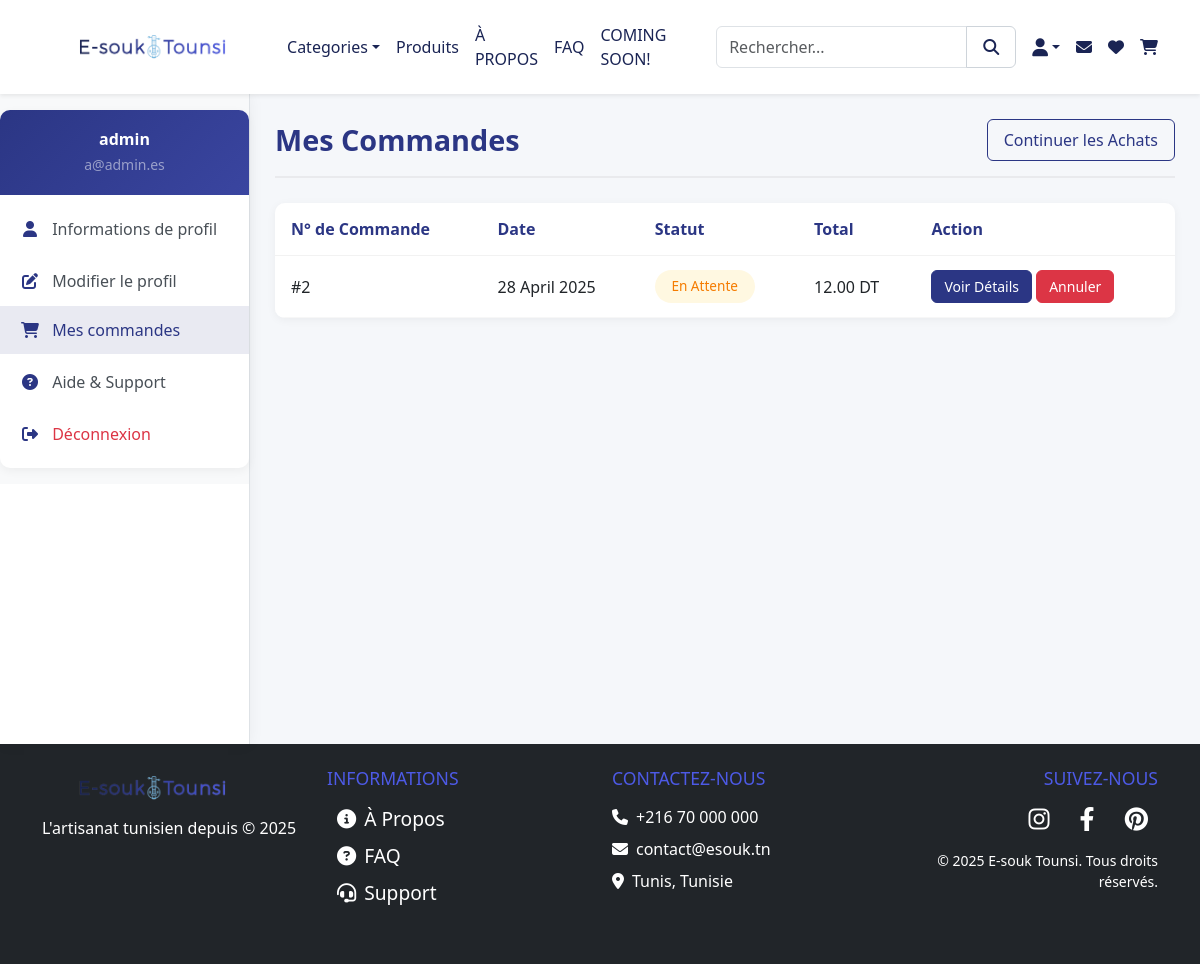
Page /public/user/orders.php (signed in) on the earlier database version.
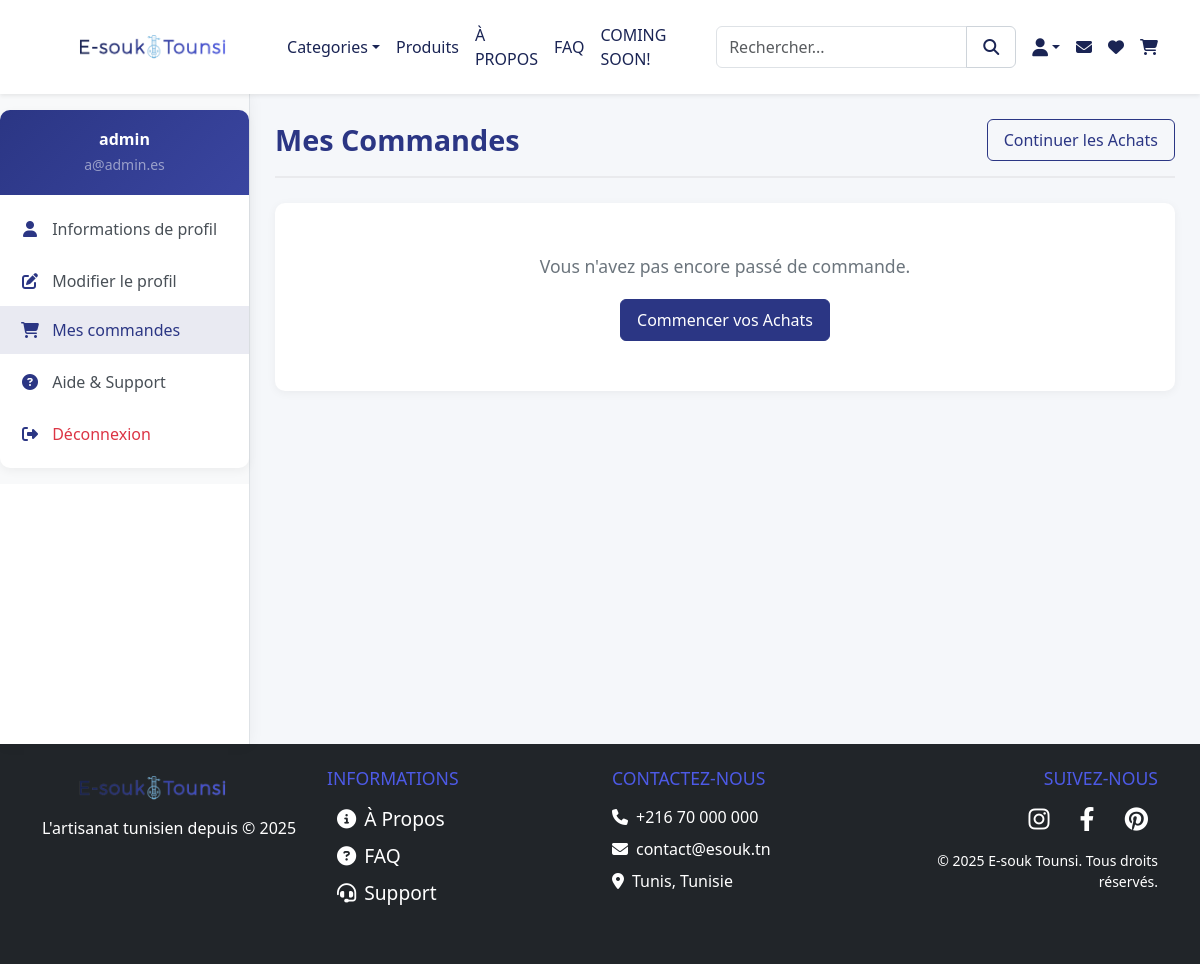
Same page on the later database version.
### tables this page shows
CREATE TABLE `orders` (
  `id_order` int NOT NULL AUTO_INCREMENT,
  `user_id` int NOT NULL,
  `order_date` datetime DEFAULT CURRENT_TIMESTAMP,
  `total_price` decimal(10,2) DEFAULT NULL,
  `status` varchar(50) DEFAULT 'Pending',
  PRIMARY KEY (`id_order`),
  KEY `user_id` (`user_id`),
  CONSTRAINT `orders_ibfk_1` FOREIGN KEY (`user_id`) REFERENCES `user` (`id_user`) ON DELETE CASCADE
);

### public/user/orders.php (the view, shortened to what the changed rows need)
<?php
require_once __DIR__ . '/../../config/init.php';
$user_id = $_SESSION['user_id'];
try {
    $query = "SELECT * FROM orders WHERE user_id = ? ORDER BY order_date DESC";
    $stmt = $db->prepare($query);
    $stmt->execute([$user_id]);
    $orders = $stmt->fetchAll(PDO::FETCH_ASSOC);
} catch(PDOException $e) {
    echo "Erreur : " . $e->getMessage();
    exit();
}
?>
<!DOCTYPE html>
<html lang="fr">
<head>
    <?php include ROOT_PATH . '/public/templates/header.php'; ?>
</head>
<body>
    <div class="container-fluid p-0">
        <div class="user-dashboard">
            <div class="sidebar-container">
                <?php include ROOT_PATH . '/public/user/includes/sidebar.php'; ?>
            </div>
            <div class="content-container">
                <div class="container-fluid px-0">
                    <div class="orders-header">
                        <h1>Mes Commandes</h1>
                    </div>
                    <?php if (!empty($orders)): ?>
                        <div class="orders-list">
                            <table class="table">
                                <thead>
                                    <tr>
                                        <th>N° de Commande</th>
                                        <th>Date</th>
                                        <th>Statut</th>
                                        <th>Total</th>
                                        <th>Action</th>
                                    </tr>
                                </thead>
                                <tbody>
                                    <?php foreach ($orders as $order): ?>
                                        <tr>
                                            <td data-label="N° de Commande">#<?php echo $order['id_order']; ?></td>
                                            <td data-label="Date"><?php echo date('j F Y', strtotime($order['order_date'])); ?></td>
                                            <td data-label="Statut">
                                                <span class="status status-<?php echo strtolower($order['status']); ?>">
                                                    <?php
                                                    $status = $order['status'];
                                                    switch($status) {
                                                        case 'Pending':
                                                            echo 'En attente';
                                                            break;
                                                    }
                                                    ?>
                                                </span>
                                            </td>
                                            <td data-label="Total"><?php echo number_format($order['total_price'], 2); ?> DT</td>
                                            <td data-label="Action">
                                                <a href="<?php echo ROOT_URL; ?>/user/order_details.php?id=<?php echo $order['id_order']; ?>" class="btn btn-small btn-primary">Voir Détails</a>
                                                <?php if ($order['status'] == 'Pending'): ?>
                                                    <a href="<?php echo ROOT_URL; ?>/user/cancel_order.php?id=<?php echo $order['id_order']; ?>" class="btn btn-small btn-danger" onclick="return confirm('Êtes-vous sûr de vouloir annuler cette commande?')">Annuler</a>
                                                <?php endif; ?>
                                            </td>
                                        </tr>
                                    <?php endforeach; ?>
                                </tbody>
                            </table>
                        </div>
                    <?php else: ?>
                        <div class="empty-orders">
                            <p>Vous n'avez pas encore passé de commande.</p>
                            <a href="<?php echo ROOT_URL; ?>public/pages/product.php" class="btn btn-primary">Commencer vos Achats</a>
                        </div>
                    <?php endif; ?>
                </div>
            </div>
        </div>
    </div>
    <?php include ROOT_PATH . '/public/templates/footer.php'; ?>
</body>
</html>

### public/user/includes/sidebar.php (shortened to what the changed rows need)
<div class="p-0">
    <div class="bg-light py-3">
        <div class="profile-sidebar">
            <div class="py-2">
                <div class="list-group list-group-flush">
                    <?php
                    $current_page = basename($_SERVER['PHP_SELF']);
                    $menu_items = [
                        'profile.php' => ['icon' => 'fas fa-user', 'title' => 'Informations de profil'],
                        'edit-profile.php' => ['icon' => 'fas fa-edit', 'title' => 'Modifier le profil'],
                        'orders.php' => ['icon' => 'fas fa-shopping-cart', 'title' => 'Mes commandes'],
                        'support.php' => ['icon' => 'fas fa-question-circle', 'title' => 'Aide & Support'],
                        'logout.php' => ['icon' => 'fas fa-sign-out-alt', 'title' => 'Déconnexion', 'class' => 'text-danger'],
                    ];
                    foreach ($menu_items as $page => $item) {
                        $url = ROOT_URL . 'public/user/' . $page;
                        $is_active = ($current_page == $page) ? 'active' : '';
                        $extra_class = isset($item['class']) ? $item['class'] : '';
                        echo '<a href="' . $url . '" class="list-group-item list-group-item-action ' . $is_active . ' ' . $extra_class . '">';
                        echo '<i class="' . $item['icon'] . ' me-2"></i> ' . $item['title'];
                        echo '</a>';
                    }
                    ?>
                </div>
            </div>
        </div>
    </div>
</div>

Differences in the rows shown:
removed orders: id_order "2", order_date "28 April 2025", status "En Attente", total_price "12.00"
Other differences:
text no longer shown: "N° de Commande Date Statut Total Action"
text now shown: "Vous n'avez pas encore passé de commande. Commencer vos Achats"
